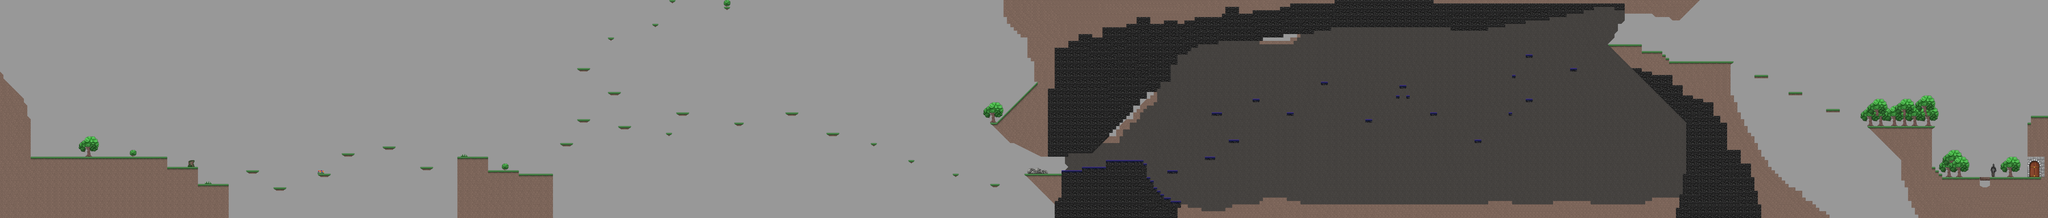

This is a level from a 2D game, rendered from its Tiled map with the project's own tilesets. A one-line summary and the map file follow, with tile-layer data summarised:
An orthogonal 600x64 tile map with 32x32 px tiles, 4 tile layers (background2, foreground, background3, background), 4 tilesets.

<map version="1.0" orientation="orthogonal" width="600" height="64" tilewidth="32" tileheight="32" backgroundcolor="#989898">
 <tileset firstgid="1" name="grassAndForestTileset" tilewidth="32" tileheight="32">
  <image source="grassAndForestTileset.png" width="512" height="640" />
  <tile id="26">
   <properties>
    <property name="blocked" value="" />
   </properties>
  </tile>
  <tile id="27">
   <properties>
    <property name="blocked" value="" />
   </properties>
  </tile>
  <tile id="28">
   <properties>
    <property name="blocked" value="" />
   </properties>
  </tile>
  <tile id="32">
   <properties>
    <property name="blocked" value="" />
   </properties>
  </tile>
  <tile id="33">
   <properties>
    <property name="blocked" value="" />
   </properties>
  </tile>
  <tile id="34">
   <properties>
    <property name="blocked" value="" />
   </properties>
  </tile>
  <tile id="35">
   <properties>
    <property name="blocked" value="" />
   </properties>
  </tile>
  <tile id="36">
   <properties>
    <property name="blocked" value="" />
   </properties>
  </tile>
  <tile id="37">
   <properties>
    <property name="blocked" value="" />
   </properties>
  </tile>
  <tile id="48">
   <properties>
    <property name="blocked" value="" />
   </properties>
  </tile>
  <tile id="49">
   <properties>
    <property name="blocked" value="" />
   </properties>
  </tile>
  <tile id="50">
   <properties>
    <property name="blocked" value="" />
   </properties>
  </tile>
  <tile id="51">
   <properties>
    <property name="blocked" value="" />
   </properties>
  </tile>
  <tile id="52">
   <properties>
    <property name="blocked" value="" />
   </properties>
  </tile>
  <tile id="53">
   <properties>
    <property name="blocked" value="" />
   </properties>
  </tile>
  <tile id="69">
   <properties>
    <property name="blocked" value="" />
   </properties>
  </tile>
  <tile id="166">
   <properties>
    <property name="blocked" value="" />
   </properties>
  </tile>
  <tile id="167">
   <properties>
    <property name="blocked" value="" />
   </properties>
  </tile>
  <tile id="172">
   <properties>
    <property name="blocked" value="" />
   </properties>
  </tile>
  <tile id="173">
   <properties>
    <property name="blocked" value="" />
   </properties>
  </tile>
  <tile id="183">
   <properties>
    <property name="blocked" value="" />
   </properties>
  </tile>
  <tile id="200">
   <properties>
    <property name="blocked" value="" />
   </properties>
  </tile>
  <tile id="217">
   <properties>
    <property name="blocked" value="" />
   </properties>
  </tile>
 </tileset>
 <tileset firstgid="321" name="castle_tileset" tilewidth="32" tileheight="32">
  <image source="castle_tileset.png" width="512" height="640" />
  <terraintypes>
   <terrain name="New Terrain" tile="-1" />
  </terraintypes>
  <tile id="33" terrain="0,0,," />
  <tile id="34" terrain="0,,," />
  <tile id="35" terrain=",0,," />
  <tile id="36" terrain="0,,," />
  <tile id="49" terrain=",0,," />
  <tile id="128">
   <properties>
    <property name="blocked" value="" />
   </properties>
  </tile>
  <tile id="129">
   <properties>
    <property name="blocked" value="" />
   </properties>
  </tile>
  <tile id="130">
   <properties>
    <property name="blocked" value="" />
   </properties>
  </tile>
  <tile id="131">
   <properties>
    <property name="blocked" value="" />
   </properties>
  </tile>
  <tile id="224">
   <properties>
    <property name="exit" value="" />
   </properties>
  </tile>
  <tile id="240">
   <properties>
    <property name="exit" value="" />
   </properties>
  </tile>
  <tile id="256">
   <properties>
    <property name="exit" value="" />
   </properties>
  </tile>
  <tile id="272">
   <properties>
    <property name="exit" value="" />
   </properties>
  </tile>
 </tileset>
 <tileset firstgid="641" name="cave" tilewidth="32" tileheight="32">
  <image source="nightTilesA.png" width="512" height="640" />
  <tile id="32">
   <properties>
    <property name="blocked" value="" />
   </properties>
  </tile>
  <tile id="33">
   <properties>
    <property name="blocked" value="" />
   </properties>
  </tile>
  <tile id="34">
   <properties>
    <property name="blocked" value="" />
   </properties>
  </tile>
  <tile id="35">
   <properties>
    <property name="blocked" value="" />
   </properties>
  </tile>
  <tile id="36">
   <properties>
    <property name="blocked" value="" />
   </properties>
  </tile>
  <tile id="37">
   <properties>
    <property name="blocked" value="" />
   </properties>
  </tile>
  <tile id="48">
   <properties>
    <property name="blocked" value="" />
   </properties>
  </tile>
  <tile id="49">
   <properties>
    <property name="blocked" value="" />
   </properties>
  </tile>
  <tile id="50">
   <properties>
    <property name="blocked" value="" />
   </properties>
  </tile>
  <tile id="51">
   <properties>
    <property name="blocked" value="" />
   </properties>
  </tile>
  <tile id="52">
   <properties>
    <property name="blocked" value="" />
   </properties>
  </tile>
  <tile id="53">
   <properties>
    <property name="blocked" value="" />
   </properties>
  </tile>
  <tile id="68">
   <properties>
    <property name="blocked" value="" />
   </properties>
  </tile>
 </tileset>
 <tileset firstgid="961" name="darkForest" tilewidth="32" tileheight="32">
  <image source="darkForest.png" width="512" height="640" />
 </tileset>
 <layer name="background2" width="600" height="64">
  <data>[38400 cells, 200 non-empty, 56 distinct tile ids]</data>
 </layer>
 <layer name="foreground" width="600" height="64">
  <properties>
   <property name="foreground" value="" />
  </properties>
  <data>[38400 cells, 7509 non-empty, 194 distinct tile ids]</data>
 </layer>
 <layer name="background3" width="600" height="64">
  <data>[38400 cells, 9091 non-empty, 78 distinct tile ids]</data>
 </layer>
 <layer name="background" width="600" height="64">
  <data>[38400 cells, 215 non-empty, 64 distinct tile ids]</data>
 </layer>
</map>
